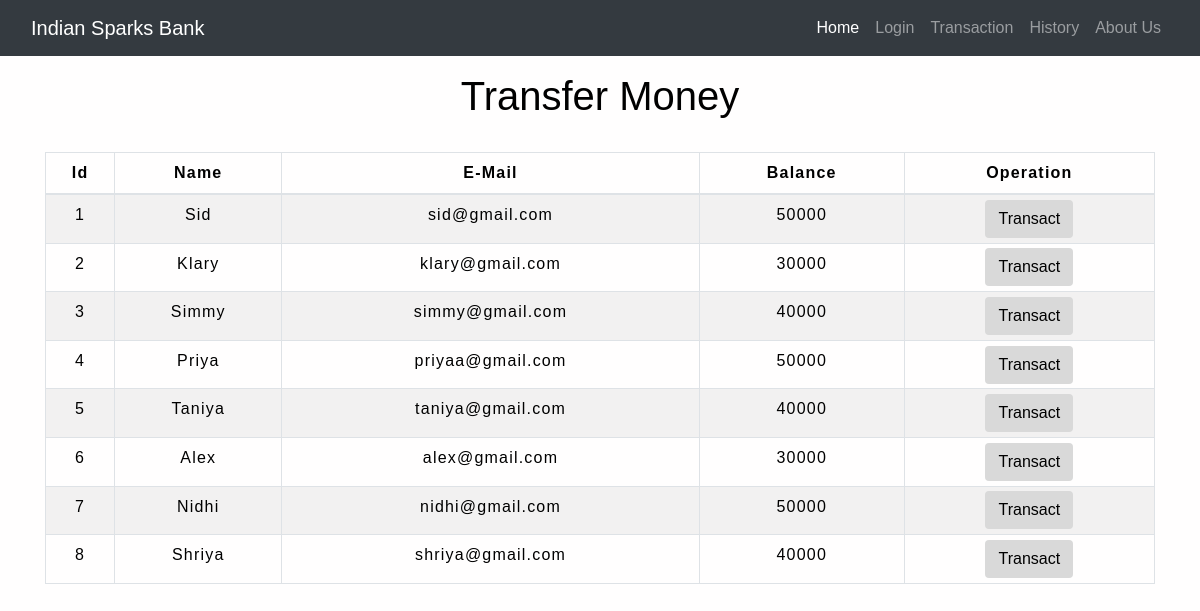
/customer.php, run on the app's committed database.
### tables this page shows
CREATE TABLE `users` (
  `id` int(3) NOT NULL,
  `name` text NOT NULL,
  `email` varchar(30) NOT NULL,
  `balance` int(8) NOT NULL
);

### customer.php (the view, shortened to what this page needs)
<!DOCTYPE html>
<html lang="en">
<head>
    <link rel="stylesheet" href="https://maxcdn.bootstrapcdn.com/bootstrap/4.0.0/css/bootstrap.min.css">
    <link rel="stylesheet" type="text/css" href="table.css">
    <link rel="stylesheet" type="text/css" href="styling.css">
</head>
<body>
<?php
    include 'config.php';
    $sql = "SELECT * FROM users";
    $result=$con->query($sql);
?>
<nav class="navbar navbar-expand-lg navbar-dark bg-dark" position: fixed;>
  <div class="container-fluid">
    <a class="navbar-brand" href="home.php">Indian Sparks Bank</a>
    <div class="collapse navbar-collapse" id="navbarSupportedContent">
      <ul class="navbar-nav ml-auto">
        <li class="nav-item">
          <a class="nav-link active" aria-current="page" href="home.php">Home</a>
        </li>
        <li class="nav-item">
          <a class="nav-link" href="login.php">Login</a>
        </li>
        <li class="nav-item">
          <a class="nav-link" href="customer.php">Transaction</a>
        </li>
         <li class="nav-item">
          <a class="nav-link" href="transfermoney.php">History</a>
        </li>
        <li class="nav-item">
          <a class="nav-link" href="about.php">About Us</a>
        </li>
      </ul>
      </div>
  </div>
</nav>
<div class="container">
        <h2 class="text-center pt-4"></br>Transfer Money</h2>
        <br>
            <div class="row">
                <div class="col">
                    <div class="table-responsive-sm">
                    <table class="table table-hover table-sm table-striped table-condensed table-bordered">
                        <thead>
                            <tr>
                            <th scope="col" class="text-center py-2">Id</th>
                            <th scope="col" class="text-center py-2">Name</th>
                            <th scope="col" class="text-center py-2">E-Mail</th>
                            <th scope="col" class="text-center py-2">Balance</th>
                            <th scope="col" class="text-center py-2">Operation</th>
                            </tr>
                        </thead>
                        <tbody>
                <?php
                    while($rows=mysqli_fetch_assoc($result)){
                ?>
                    <tr>
                        <td class="py-2"><?php echo $rows['id'] ?></td>
                        <td class="py-2"><?php echo $rows['name']?></td>
                        <td class="py-2"><?php echo $rows['email']?></td>
                        <td class="py-2"><?php echo $rows['balance']?></td>
                        <td><a href="selecteduserdetail.php?id= <?php echo $rows['id'] ;?>"> <button type="button" class="btn">Transact</button></a></td>
                    </tr>
                <?php
                    }
                ?>
                        </tbody>
                    </table>
                    </div>
                </div>
            </div>
         </div>
</body>
</html>

### table.css (style rules this page uses)
* { padding: 0; margin: 0; box-sizing: border-box; font-family: sans-serif; }
h2 { font-size: 40px; }
table { letter-spacing: 1.2px; }
td { text-align: center; }
button { border:none; background: #d9d9d9; transition: 1s; }

### styling.css (style rules this page uses)
body { background-color: rgb(255, 254, 254); color: rgb(0, 0, 0); }
.navbar { position: fixed; top: 0; width: 100%; }

### customer.php (style rules this page uses)
button { transition: 1.5s; }

### data on the page
users: id "1", name "Sid", email "sid@gmail.com", balance "50000"
users: id "2", name "Klary", email "klary@gmail.com", balance "30000"
users: id "3", name "Simmy", email "simmy@gmail.com", balance "40000"
users: id "4", name "Priya", email "priyaa@gmail.com", balance "50000"
users: id "5", name "Taniya", email "taniya@gmail.com", balance "40000"
users: id "6", name "Alex", email "alex@gmail.com", balance "30000"
users: id "7", name "Nidhi", email "nidhi@gmail.com", balance "50000"
users: id "8", name "Shriya", email "shriya@gmail.com", balance "40000"
